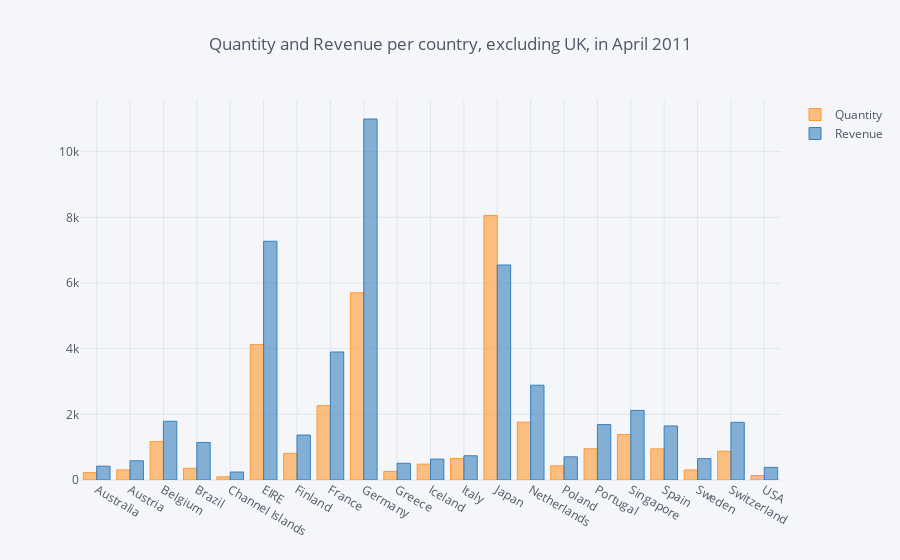

Source (notebook cell):
### Code cell
by_country_201104.iplot(kind="bar",title="Quantity and Revenue per country, excluding UK, in April 2011")

### Figure 1 — Plotly figure (JSON) as saved in the notebook; plotly's stock layout.template omitted (floating-point values rounded to 4 significant figures)
{"data": [{"marker": {"color": "rgba(255, 153, 51, 0.6)", "line": {"color": "rgba(255, 153, 51, 1.0)", "width": 1}}, "name": "Quantity", "orientation": "v", "text": "", "type": "bar", "uid": "826ea17b-9586-418b-bd90-ecde88a9bc0b", "x": ["Australia", "Austria", "Belgium", "Brazil", "Channel Islands", "EIRE", "Finland", "France", "Germany", "Greece", "Iceland", "Italy", "Japan", "Netherlands", "Poland", "Portugal", "Singapore", "Spain", "Sweden", "Switzerland", "USA"], "y": [224, 308, 1170, 356, 96, 4129, 810, 2265, 5702, 260, 483, 653, 8058, 1762, 432, 951, 1384, 948, 306, 878, 137]}, {"marker": {"color": "rgba(55, 128, 191, 0.6)", "line": {"color": "rgba(55, 128, 191, 1.0)", "width": 1}}, "name": "Revenue", "orientation": "v", "text": "", "type": "bar", "uid": "dc4fdcf1-304f-4537-ba38-40b799beb228", "x": ["Australia", "Austria", "Belgium", "Brazil", "Channel Islands", "EIRE", "Finland", "France", "Germany", "Greece", "Iceland", "Italy", "Japan", "Netherlands", "Poland", "Portugal", "Singapore", "Spain", "Sweden", "Switzerland", "USA"], "y": [421.6, 584.8, 1788.0, 1144.0, 243.0, 7270.0, 1369.0, 3899.0, 10990.0, 509.7, 636.2, 737.8, 6549.0, 2887.0, 705.8, 1688.0, 2119.0, 1646.0, 649.1, 1757.0, 383.9]}], "layout": {"legend": {"bgcolor": "#F5F6F9", "font": {"color": "#4D5663"}}, "paper_bgcolor": "#F5F6F9", "plot_bgcolor": "#F5F6F9", "title": {"font": {"color": "#4D5663"}, "text": "Quantity and Revenue per country, excluding UK, in April 2011"}, "xaxis": {"gridcolor": "#E1E5ED", "showgrid": true, "tickfont": {"color": "#4D5663"}, "title": {"font": {"color": "#4D5663"}, "text": ""}, "zerolinecolor": "#E1E5ED"}, "yaxis": {"gridcolor": "#E1E5ED", "showgrid": true, "tickfont": {"color": "#4D5663"}, "title": {"font": {"color": "#4D5663"}, "text": ""}, "zerolinecolor": "#E1E5ED"}}}
